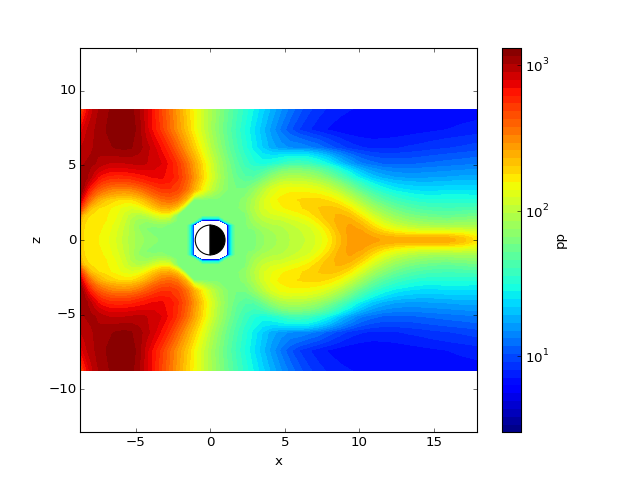

Here is the Python script that generated this plot:
import viscid
from viscid.plot import mpl

f3d = viscid.load_file(_viscid_root + '/../sample/sample.3df.xdmf')

# notice how slices by index appear as integers, and slices by location
# are done with floats... this means "y=0" is not the same as "y=0.0"
pp = f3d["pp"]["x=50:-30,y=0.0,z=-10.0:10.0"]
mpl.plot(pp, style="contourf", levels=50, plot_opts="log,earth")
